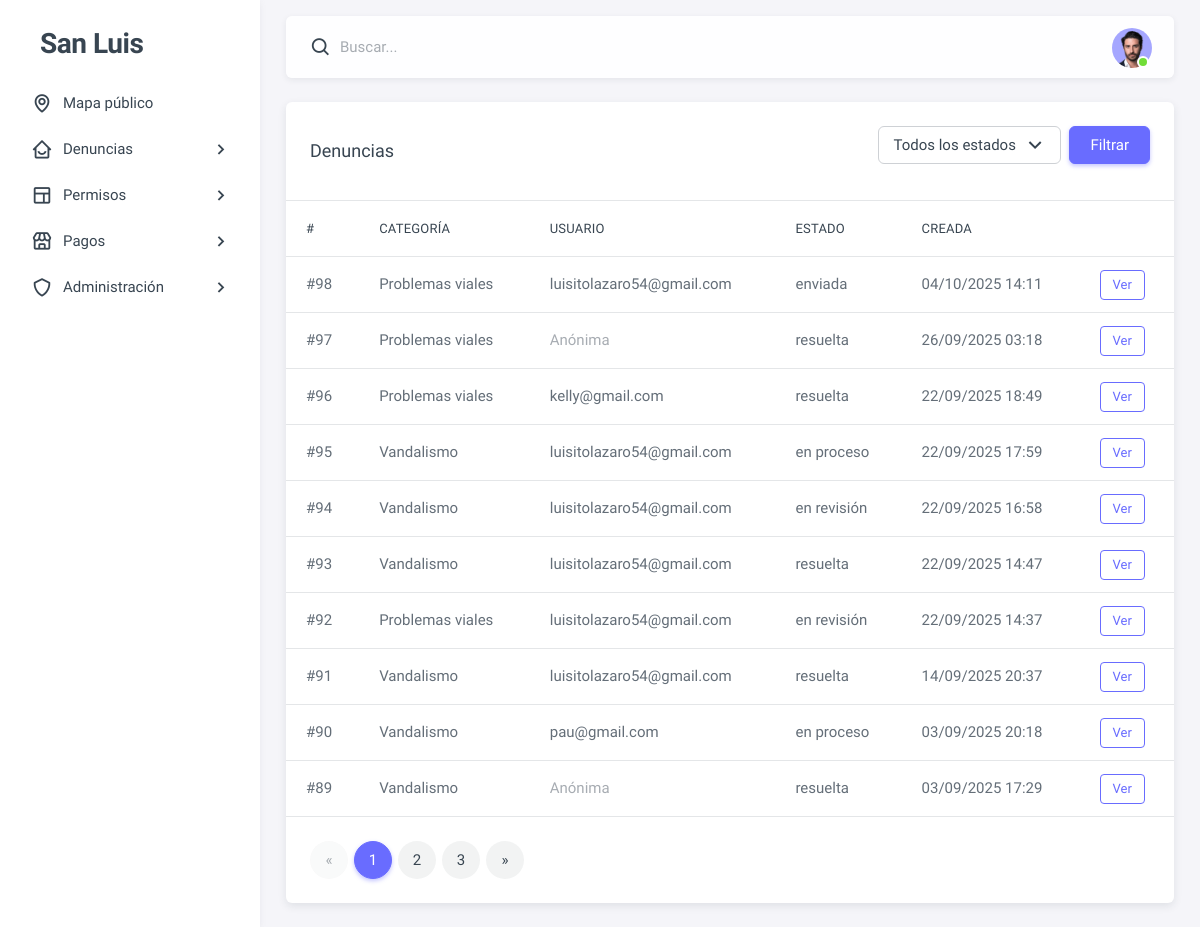
/admin-panel/denuncias/ (signed in), run on the app's committed database.
### dashboard/models.py (models this page shows, shortened)
class Denuncia(models.Model):
    ESTADOS = [
        ('enviada', 'Enviada'),
        ('en revisión', 'En revisión'),
        ('en proceso', 'En proceso'),
        ('resuelta', 'Resuelta'),
        ('rechazada', 'Rechazada'),
    ]
    usuario = models.ForeignKey(settings.AUTH_USER_MODEL, on_delete=models.SET_NULL, null=True, blank=True)
    categoria = models.ForeignKey('CategoriaDenuncia', on_delete=models.PROTECT)
    descripcion = models.TextField()
    fecha_hecho = models.DateField()
    es_anonima = models.BooleanField(default=False)
    estado = models.CharField(max_length=20, choices=ESTADOS, default='enviada')
    ubicacion = models.ForeignKey('Ubicacion', on_delete=models.SET_NULL, null=True, blank=True)
    evidencia = models.FileField(upload_to='denuncias/evidencias/', null=True, blank=True)
    rechazo_motivo = models.TextField(blank=True, default="")
    resolucion_nota = models.TextField(blank=True, default="")
    resolucion_evidencia = models.FileField(upload_to='denuncias/resoluciones/', null=True, blank=True)
    resuelto_por = models.ForeignKey(
        settings.AUTH_USER_MODEL, on_delete=models.SET_NULL,
        null=True, blank=True, related_name='denuncias_resueltas'
    )
    creada_en = models.DateTimeField(auto_now_add=True)
    finalizada_en = models.DateTimeField(null=True, blank=True)
    class Meta:
        indexes = [
            models.Index(fields=['estado']),
            models.Index(fields=['creada_en']),
        ]

class CategoriaDenuncia(models.Model):
    nombre = models.CharField(max_length=50, unique=True)

class Usuario(AbstractBaseUser, PermissionsMixin):
    TIPO_USUARIO_CHOICES = [
        ('ciudadano', 'Ciudadano'),
        ('administrador', 'Administrador'),
    ]
    nombre = models.CharField(max_length=100)
    apellido = models.CharField(max_length=100)
    correo = models.EmailField(unique=True, max_length=150)
    telefono = models.CharField(max_length=20, blank=True, null=True)
    es_activo = models.BooleanField(default=False)
    token_activacion = models.UUIDField(default=uuid.uuid4, editable=False)
    token_creado_en = models.DateTimeField(default=timezone.now)  # Fecha para validar 24h
    tipo_usuario = models.CharField(max_length=20, choices=TIPO_USUARIO_CHOICES, default='ciudadano')
    creado_en = models.DateTimeField(auto_now_add=True)
    is_staff = models.BooleanField(default=False)
    USERNAME_FIELD = 'correo'
    REQUIRED_FIELDS = ['nombre', 'apellido', 'telefono']
    objects = UsuarioManager()

### dashboard/views/admin_panel.py (the view)
# urls.py: path('admin-panel/denuncias/', admin_panel.denuncias, name='admin_denuncias'),
@user_passes_test(es_admin, login_url='login')
def denuncias(request):
    qs = Denuncia.objects.select_related('categoria','usuario','ubicacion').order_by('-creada_en')
    estado = request.GET.get('estado', '')   # <-- default vacío
    if estado:
        qs = qs.filter(estado=estado)
    paginator = Paginator(qs, 10)
    page_obj = paginator.get_page(request.GET.get('page') or 1)
    return render(request, 'admin_panel/denuncias_list.html', {
        "page_obj": page_obj,
        "estado": estado,
        "ESTADOS": ESTADOS,
    })

### dashboard/views/admin_panel.py (called while the page is built)
def es_admin(user):
    return user.is_authenticated and (user.is_staff or getattr(user, 'tipo_usuario', '') == 'administrador')

### dashboard/templates/admin_panel/denuncias_list.html (shortened to what this page needs)
{% extends "admin_panel/base_admin.html" %}
{% block content %}
<div class="card">
  <div class="card-header d-flex justify-content-between align-items-center">
    <h5 class="mb-0">Denuncias</h5>
    <form method="get" class="mb-3 d-flex gap-2">
      <select name="estado" class="form-select" style="max-width:220px;">
        <option value="">Todos los estados</option>
      </select>
      <button class="btn btn-primary">Filtrar</button>
    </form>
  </div>
  <div class="table-responsive">
    <table class="table mb-0">
      <thead>
        <tr>
          <th>#</th>
          <th>Categoría</th>
          <th>Usuario</th>
          <th>Estado</th>
          <th>Creada</th>
          <th></th>
        </tr>
      </thead>
      <tbody>
        {% for d in page_obj.object_list %}
        <tr>
          <td>#{{ d.id }}</td>
          <td>{{ d.categoria.nombre }}</td>
          <td>{% if d.usuario %}{{ d.usuario.correo }}{% else %}<span class="text-muted">Anónima</span>{% endif %}</td>
          <td>{{ d.estado }}</td>
          <td>{{ d.creada_en|date:"d/m/Y H:i" }}</td>
          <td><a class="btn btn-sm btn-outline-primary" href="{% url 'admin_denuncia_detalle' d.id %}">Ver</a></td>
        </tr>
        {% empty %}
        <tr>
          <td colspan="6" class="text-center text-muted py-4">Sin registros</td>
        </tr>
        {% endfor %}
      </tbody>
    </table>
  </div>
  {% if page_obj.paginator.num_pages > 1 %}
  <div class="card-footer">
    <nav>
      <ul class="pagination mb-0">
        {% if page_obj.has_previous %}
        <li class="page-item"><a class="page-link"
            href="?page={{ page_obj.previous_page_number }}{% if estado %}&estado={{ estado }}{% endif %}">&laquo;</a>
        </li>
        {% else %}<li class="page-item disabled"><span class="page-link">&laquo;</span></li>{% endif %}
        {% for num in page_obj.paginator.page_range %}
        {% if num == page_obj.number %}
        <li class="page-item active"><span class="page-link">{{ num }}</span></li>
        {% elif num >= page_obj.number|add:-2 and num <= page_obj.number|add:2 %} <li class="page-item"><a
            class="page-link" href="?page={{ num }}{% if estado %}&estado={{ estado }}{% endif %}">{{ num }}</a></li>
          {% endif %}
          {% endfor %}
          {% if page_obj.has_next %}
          <li class="page-item"><a class="page-link"
              href="?page={{ page_obj.next_page_number }}{% if estado %}&estado={{ estado }}{% endif %}">&raquo;</a>
          </li>
          {% else %}<li class="page-item disabled"><span class="page-link">&raquo;</span></li>{% endif %}
      </ul>
    </nav>
  </div>
  {% endif %}
</div>
{% endblock %}

### data on the page
Denuncia: id "98", categoria.nombre "Problemas viales", usuario.correo "luisitolazaro54@gmail.com", estado "enviada", creada_en "04/10/2025 14:11"
Denuncia: id "97", categoria.nombre "Problemas viales", shows "Anónima", estado "resuelta", creada_en "26/09/2025 03:18"
Denuncia: id "96", categoria.nombre "Problemas viales", usuario.correo "kelly@gmail.com", estado "resuelta", creada_en "22/09/2025 18:49"
Denuncia: id "95", categoria.nombre "Vandalismo", usuario.correo "luisitolazaro54@gmail.com", estado "en proceso", creada_en "22/09/2025 17:59"
Denuncia: id "94", categoria.nombre "Vandalismo", usuario.correo "luisitolazaro54@gmail.com", estado "en revisión", creada_en "22/09/2025 16:58"
Denuncia: id "93", categoria.nombre "Vandalismo", usuario.correo "luisitolazaro54@gmail.com", estado "resuelta", creada_en "22/09/2025 14:47"
Denuncia: id "92", categoria.nombre "Problemas viales", usuario.correo "luisitolazaro54@gmail.com", estado "en revisión", creada_en "22/09/2025 14:37"
Denuncia: id "91", categoria.nombre "Vandalismo", usuario.correo "luisitolazaro54@gmail.com", estado "resuelta", creada_en "14/09/2025 20:37"
Denuncia: id "90", categoria.nombre "Vandalismo", usuario.correo "pau@gmail.com", estado "en proceso", creada_en "03/09/2025 20:18"
Denuncia: id "89", categoria.nombre "Vandalismo", shows "Anónima", estado "resuelta", creada_en "03/09/2025 17:29"

### other printed values
{{ num }} "1"
{{ num }} "2" "3"
